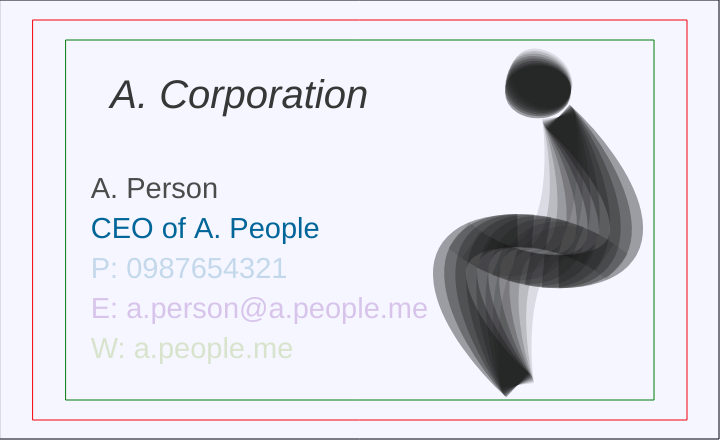
Frame 1 (no input)
Frame 60 (no input): identical to frame 1, image omitted
Frame 120 (the mouse pressed at the canvas centre since frame 60): identical to frame 1, image omitted

The p5.js sketch that drew this single still picture (run headless with seeded random() and noise() and a simulated clock; from frame 60 on, the mouse is pressed at the canvas centre):

// p5.js sketch
// ── sketch.js
// Print dimensions - good to keep ratios as variables throughout!
var cardH = 400;
var cardW = Math.round(cardH*1.636); // maintains aspect ratio throughout

// additional bleed and padding %
// use native JavaScript object Math to round - can't have decimals for pixels
var bleedPadW = Math.round(cardW*0.05);
var bleedPadH = Math.round(cardH*0.05);

// dimensions for bleed area
var bleedXmin = 0;
var bleedXmax = cardW + (bleedPadW*2);
var bleedYmin = 0;
var bleedYmax = cardH + (bleedPadH*2);

// dims for centered card area
var cardXmin = 0 + bleedPadW;
var cardXmax = cardW;
var cardYmin = 0 + bleedPadH;
var cardYmax = cardH;

// dims for centered padding area
var padXmin = cardXmin + bleedPadW;
var padXmax = cardXmax - bleedPadW*2;
var padYmin = cardYmin + bleedPadH;
var padYmax = cardYmax - bleedPadH*2;


function setup() {
	createCanvas(bleedXmax, bleedYmax); //width and height of my canvas
	stroke("black");
	rect(bleedXmin, bleedYmin, bleedXmax-1, bleedYmax-1); // minus one to make it visible inside canvas
	stroke("red");
	rect(cardXmin, cardYmin, cardXmax, cardYmax); // centered
	stroke("green");
	rect(padXmin, padYmin, padXmax, padYmax); // centered
	background(15, 25, 255, 10);
	noStroke();

	// careful! see textSize is used by p5.js library, so don't name it as a var
	var fontSizeA = Math.round(cardH/10);
	fill(55);
	textStyle(ITALIC);
	textSize(fontSizeA);
	text("A. Corporation", padXmin+bleedPadW*1.34, padYmax*0.3)
	var fontSizeNorm = Math.round(cardH/14); // maintain aspect ratio with text too
	fill(75);
	textStyle(NORMAL)
	textSize(fontSizeNorm);
	text("A. Person", padXmin+bleedPadW*0.75, padYmax*0.55);
	fill(0, 102, 153); // note color values - try to improve with cymk-style colors
	text("CEO of A. People", padXmin+bleedPadW*0.75, (padYmax*0.55)+fontSizeA);
	fill(0, 102, 153, 51); // note 4th value is alpha (transparency)
	text("P: 0987654321", padXmin+bleedPadW*0.75, (padYmax*0.55)+(fontSizeA*2));
	fill(102, 0, 153, 51);
	text("E: a.person@a.people.me", padXmin+bleedPadW*0.75, (padYmax*0.55)+(fontSizeA*3));
	fill(102, 153, 0, 51);
	text("W: a.people.me", padXmin+bleedPadW*0.75, (padYmax*0.55)+(fontSizeA*4));

	for (var i = 0; i <= HALF_PI/2; i+=0.1){
		noFill();
		stroke(20, 100-i*100);
		strokeCap(SQUARE);
		strokeWeight(bleedPadW);
		push();
		translate(padXmax*0.95, padYmax*0.325);
		rotate(i);
		beginShape();
		var x1 = 0; 
		var y1 = 0;
		var x2 = padXmax*0.1; 
		var y2 = padYmax*0.15;
		var x3 = padXmax*0.2; 
		var y3 = padYmax*0.425;
		var x4 = 0; 
		var y4 = padYmax*0.43;
		bezier(x1, y1, x2, y2, x3, y3, x4, y4);
		endShape();
		pop();

		push();
		translate(padXmax*0.88, padYmax*1.07);
		rotate(i);
		beginShape();
		y1 = -y1;
		x2 = -x2; 
		y2 = -y2;
		x3 = -x3; 
		y3 = -y3;
		y4 = -y4;
		bezier(x1, y1, x2, y2, x3, y3, x4, y4);
		endShape();
		pop();

		noFill();
		stroke(20, 100-i*100);
		strokeCap(SQUARE);
		strokeWeight(bleedPadW);
		push();
		translate(padXmax*0.95, padYmax*0.25);
		rotate(i);
		beginShape();
		var xc = 0-padXmax*0.035;
		var yc = 0+padYmax*0.005;
		var wc = bleedPadW;
		var hc = bleedPadH;
		ellipse(xc, yc, wc, hc);
		endShape();
		pop();
	}
	
}

function draw() {


}
